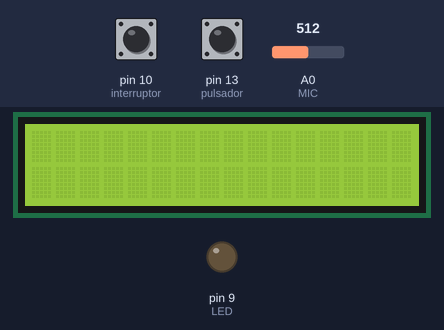
A sketch run on a simulated Arduino Uno, built with avr-gcc and run on an emulated ATmega328P. Parts: 16×2 character LCD, output pins drawn as LEDs (lit = HIGH). The inputs (shaded band) are chosen by the test bench; at power-on: pin 10 (interruptor) LOW, pin 13 (pulsador) LOW, A0 (MIC) = 512. What the sketch prints to the serial monitor is not drawn.

Above: at 1.2 s.
1.3 s: pin 10 (interruptor) pulled HIGH for 0.15 s
At 1.47 s:
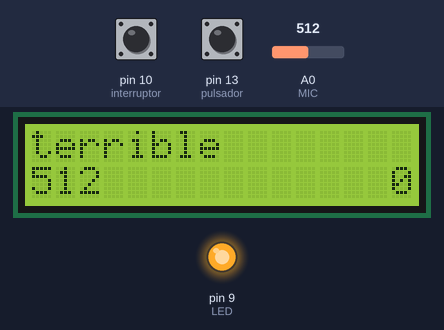
3.0 s: pin 10 (interruptor) pulled HIGH for 1 s
At 3.07 s:
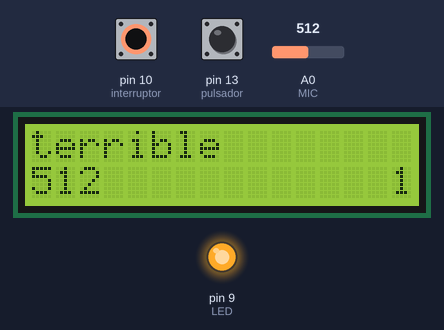
7.0 s: pin 10 (interruptor) pulled HIGH for 3.2 s
At 10.7 s:
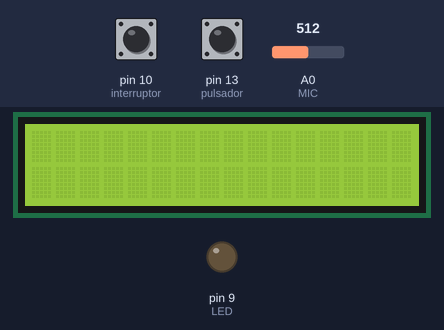
Timing chart, 0 to 12.2 s (numbered marks = the images above; inputs shaded):
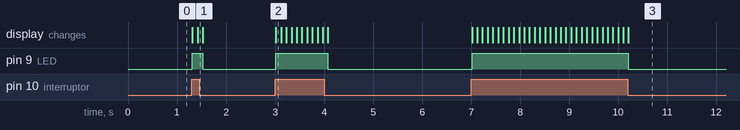

The sketch:

sketch_nov09a.ino
```cpp
#include <LiquidCrystal.h>
int MIC= A0;
int LED=9;
int interruptor = 10;
int pulsador = 13;
String ultimoEstado = "x";
String estado = "x";
const int CANTIDAD_MUESTRAS = 15;
int vector[CANTIDAD_MUESTRAS];
int promedio = 0;
int contador = 0;
const int rs = 12, en = 11, d4 = 5, d5 = 4, d6 = 3, d7 = 2;
LiquidCrystal lcd_1(rs, en, d4, d5, d6, d7);//configurar los pines

void setup()
{
  pinMode(pulsador, INPUT);
  pinMode(interruptor, INPUT);
  pinMode(LED, OUTPUT);
  pinMode(MIC, INPUT);
  Serial.begin(9600);
  lcd_1.begin(16, 2);
}

void loop()
{
  if (digitalRead(interruptor) == HIGH){
    readMicrofone();
   }
   else{
    Serial.println("else");
    digitalWrite(LED, LOW);
    lcd_1.clear();
   }
}


void readMicrofone(){
  int parametro1 = 0;
  int parametro2 = 0;
  int sum = 0;
  lcd_1.setCursor(0,0);
  ultimoEstado = "";
  for (int i = 0 ; i < CANTIDAD_MUESTRAS; i++)
  {
      vector[i] = analogRead(MIC);
      if ((sum + vector[i])<0)
      {
        sum = -1*(sum + vector[i]);
      }
      else
      {
        sum = sum + vector[i];
      }
  }
  promedio = sum / CANTIDAD_MUESTRAS;
  Serial.println(promedio);

  if (digitalRead(pulsador)==LOW)
  {
    contador= contador + 1;
    Serial.println(contador);
    if (contador >= 2){
      contador = 0;
    }
  }

  if (contador==1){
    parametro1 = 0;
    parametro2 = 0;
  }
  else{
    if (contador == 2){
      parametro1 = 20;
      parametro2 = 20;
    }
  }
  Serial.println(parametro1);
  if (promedio>0 && promedio<=(parametro2 + 40))
  {
    estado = "estable";
    if (estado != ultimoEstado)
    {
      mostrarNivel(ultimoEstado, estado, promedio, contador);
    }
  }
  else
  {
    if (promedio>=(parametro1 + 41) && promedio<=(parametro2 + 60))
    {
      estado = "alto";
      if (estado != ultimoEstado)
      {
        mostrarNivel(ultimoEstado, estado, promedio, contador);
        digitalWrite(LED, HIGH);
      }
    }
    else
    {
      if (promedio>=(parametro1 + 61) && promedio<=(parametro2 + 75))
      {
        estado = "muy alto";
        if (estado != ultimoEstado)
          {
          mostrarNivel(ultimoEstado, estado, promedio, contador);
          digitalWrite(LED, HIGH);
          }
      }
      else
      {
        if (promedio>(parametro2 + 75))
        {
          estado = "terrible";
          if (estado != ultimoEstado)
          {
            mostrarNivel(ultimoEstado, estado, promedio, contador);
            digitalWrite(LED, HIGH);
          }
        }
      }
    }
  }
  delay(100);
}

void mostrarPromedio(int promedio){
    lcd_1.setCursor(0,1);
    lcd_1.print(promedio);
}

void mostrarNivel(String ultimoEstado,String estado,int promedio,int contador){
  lcd_1.clear();
  ultimoEstado = estado;
  lcd_1.print(estado);
  mostrarPromedio(promedio);
  lcd_1.setCursor(15,1);
  lcd_1.print(contador);
}
```

Measured:
- after the input at 1.3 s, pin 9 (LED): LOW → HIGH at once, → LOW 0.21 s later; the display: first changes at once (image 1 shows a later state)
- after the input at 3.0 s, pin 9 (LED): LOW → HIGH at once, → LOW 1.1 s later; the display: changes at once (image 2)
- after the input at 7.0 s, pin 9 (LED): LOW → HIGH at once, → LOW 3.2 s later; the display: first changes at once (image 3 shows a later state)
